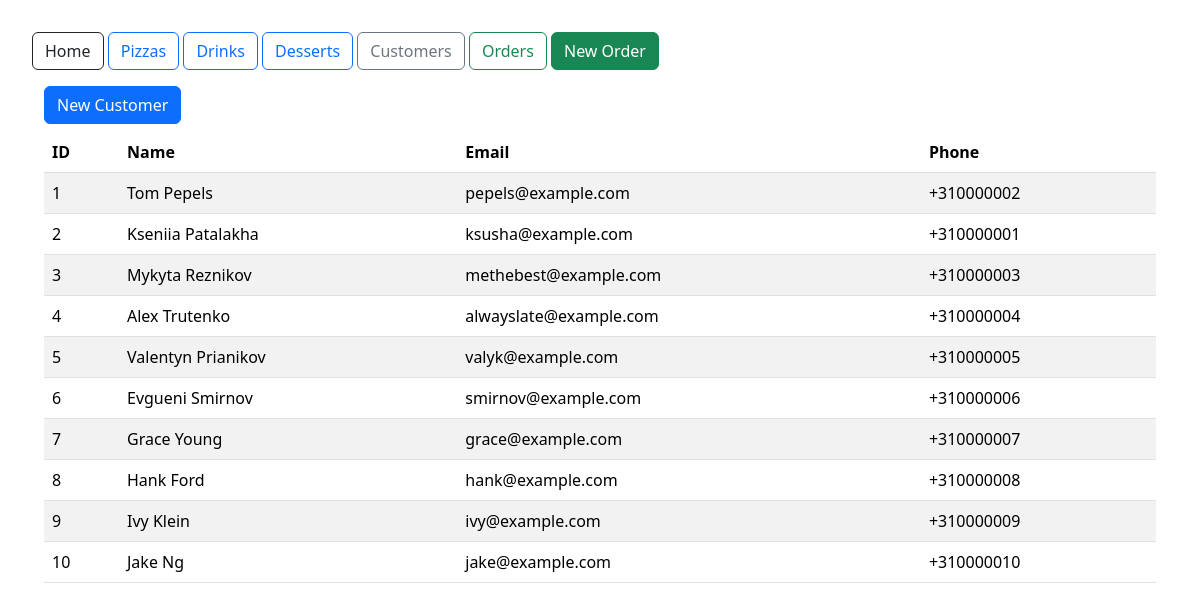
Page /customers on the committed database.
### models.py (models this page shows)
class Customer(db.Model):
    __tablename__ = "Customers"
    __table_args__ = (
        CheckConstraint(
            "birth_date IS NULL OR birth_date <= CURRENT_DATE",
            name="chk_birthdate_past"
        ),
    )
    customer_id = db.Column(db.Integer, primary_key=True, autoincrement=True)
    first_name  = db.Column(db.String(64))
    last_name   = db.Column(db.String(64))
    birth_date  = db.Column(db.Date)
    email       = db.Column(db.String(128), unique=True, nullable=False)
    phone       = db.Column(db.String(15),   unique=True, nullable=False)
    gender      = db.Column(db.String(1))
    address_id  = db.Column(
        db.Integer,
        ForeignKey("Address.address_id", onupdate="CASCADE", ondelete="SET NULL"),
        nullable=True
    )
    address  = db.relationship("Address")
    orders   = db.relationship("Order", back_populates="customer")

### uilogic.py (the view)
@customers_bp.route("/customers")
def list_customers():
    customers = Customer.query.order_by(Customer.customer_id).all()
    return render_template("customers.html", title="Customers", customers=customers)

### templates/customers.html
{% extends "layout.html" %}
{% block content %}
  <a class="btn btn-primary mb-2" href="{{ url_for('customers.new_customer') }}">New Customer</a>
  {% if customers %}
  <table class="table table-striped align-middle">
    <thead><tr><th>ID</th><th>Name</th><th>Email</th><th>Phone</th></tr></thead>
    <tbody>
      {% for c in customers %}
      <tr>
        <td>{{ c.customer_id }}</td>
        <td>{{ c.first_name }} {{ c.last_name }}</td>
        <td>{{ c.email }}</td>
        <td>{{ c.phone }}</td>
      </tr>
      {% endfor %}
    </tbody>
  </table>
  {% else %}<p>No customers yet.</p>{% endif %}
{% endblock %}

### templates/layout.html (shortened to what this page needs)
<!doctype html>
<html>
  <head>
    <link rel="stylesheet" href="https://cdn.jsdelivr.net/npm/bootstrap@5.3.2/dist/css/bootstrap.min.css">
  </head>
  <body>
    <nav class="mb-3">
      <a class="btn btn-outline-dark" href="{{ url_for('index') }}">Home</a>
      <a class="btn btn-outline-primary" href="{{ url_for('menu.list_pizzas') }}">Pizzas</a>
      <a class="btn btn-outline-primary" href="{{ url_for('menu.list_drinks') }}">Drinks</a>
      <a class="btn btn-outline-primary" href="{{ url_for('menu.list_desserts') }}">Desserts</a>
      <a class="btn btn-outline-secondary" href="{{ url_for('customers.list_customers') }}">Customers</a>
      <a class="btn btn-outline-success" href="{{ url_for('orders.list_orders') }}">Orders</a>
      <a class="btn btn-success" href="{{ url_for('orders.new_order') }}">New Order</a>
    </nav>
    <div class="container">
      {% block content %}{% endblock %}
    </div>
  </body>
</html>

### templates/layout.html (style rules this page uses)
body { padding: 2rem; }
table { width: 100%; }
th, td { padding: .4rem .6rem; }
thead th { border-bottom: 2px solid #ddd; }

### rows in the picture
Customer: customer_id "1", first_name "Tom", last_name "Pepels", email "pepels@example.com", phone "+310000002"
Customer: customer_id "2", first_name "Kseniia", last_name "Patalakha", email "ksusha@example.com", phone "+310000001"
Customer: customer_id "3", first_name "Mykyta", last_name "Reznikov", email "methebest@example.com", phone "+310000003"
Customer: customer_id "4", first_name "Alex", last_name "Trutenko", email "alwayslate@example.com", phone "+310000004"
Customer: customer_id "5", first_name "Valentyn", last_name "Prianikov", email "valyk@example.com", phone "+310000005"
Customer: customer_id "6", first_name "Evgueni", last_name "Smirnov", email "smirnov@example.com", phone "+310000006"
Customer: customer_id "7", first_name "Grace", last_name "Young", email "grace@example.com", phone "+310000007"
Customer: customer_id "8", first_name "Hank", last_name "Ford", email "hank@example.com", phone "+310000008"
Customer: customer_id "9", first_name "Ivy", last_name "Klein", email "ivy@example.com", phone "+310000009"
Customer: customer_id "10", first_name "Jake", last_name "Ng", email "jake@example.com", phone "+310000010"
